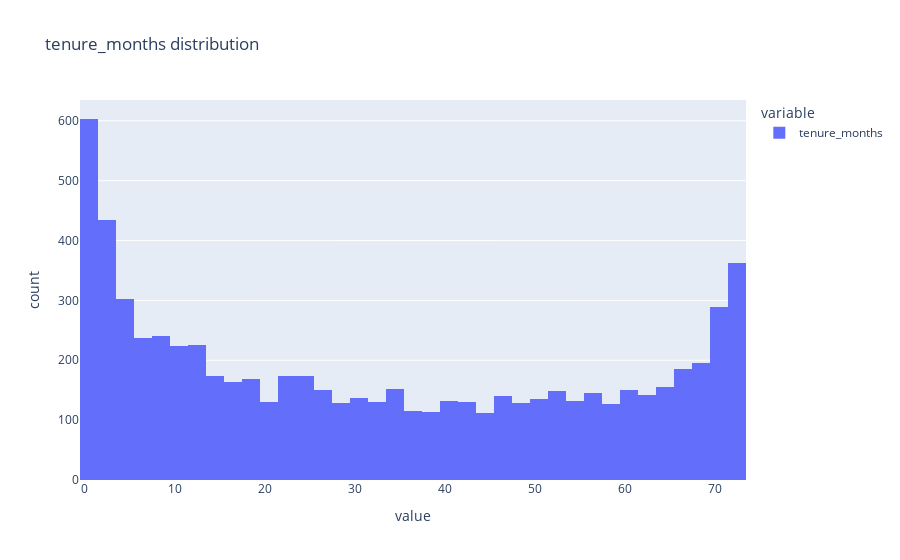
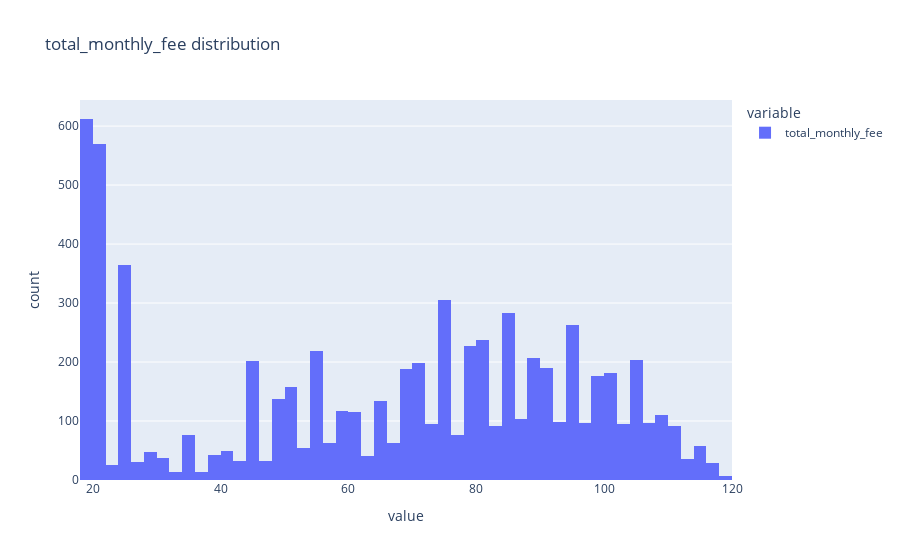
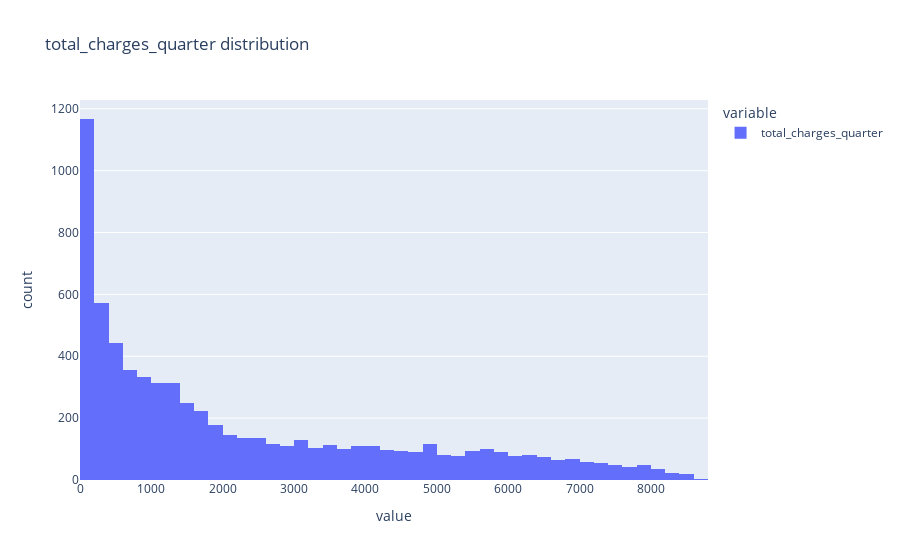

The code cell stored with these charts, in order, in its notebook:
### Code cell
# Create a histogram using Plotly Express
fig = px.histogram(df['tenure_months'], title='tenure_months distribution')

# Show the plot
fig.show()

# Create a histogram using Plotly Express
fig = px.histogram(df['total_monthly_fee'], title='total_monthly_fee distribution')

# Show the plot
fig.show()

# Create a histogram using Plotly Express
fig = px.histogram(df['total_charges_quarter'], title='total_charges_quarter distribution')

# Show the plot
fig.show()

### Figure 1 — Plotly figure (JSON) as saved in the notebook; plotly's stock layout.template omitted (floating-point values rounded to 4 significant figures; data arrays with more than 128 entries replaced by an {"elided": "..."} marker saying what was removed)
{"data": [{"alignmentgroup": "True", "bingroup": "x", "hovertemplate": "variable=tenure_months<br>value=%{x}<br>count=%{y}<extra></extra>", "legendgroup": "tenure_months", "marker": {"color": "#636efa", "pattern": {"shape": ""}}, "name": "tenure_months", "offsetgroup": "tenure_months", "orientation": "v", "showlegend": true, "type": "histogram", "x": {"elided": "6991 int values"}, "xaxis": "x", "yaxis": "y"}], "layout": {"barmode": "relative", "legend": {"title": {"text": "variable"}, "tracegroupgap": 0}, "title": {"text": "tenure_months distribution"}, "xaxis": {"anchor": "y", "domain": [0, 1], "title": {"text": "value"}}, "yaxis": {"anchor": "x", "domain": [0, 1], "title": {"text": "count"}}}}

### Figure 2 — Plotly figure (JSON) as saved in the notebook; plotly's stock layout.template omitted (floating-point values rounded to 4 significant figures; data arrays with more than 128 entries replaced by an {"elided": "..."} marker saying what was removed)
{"data": [{"alignmentgroup": "True", "bingroup": "x", "hovertemplate": "variable=total_monthly_fee<br>value=%{x}<br>count=%{y}<extra></extra>", "legendgroup": "total_monthly_fee", "marker": {"color": "#636efa", "pattern": {"shape": ""}}, "name": "total_monthly_fee", "offsetgroup": "total_monthly_fee", "orientation": "v", "showlegend": true, "type": "histogram", "x": {"elided": "6991 float values"}, "xaxis": "x", "yaxis": "y"}], "layout": {"barmode": "relative", "legend": {"title": {"text": "variable"}, "tracegroupgap": 0}, "title": {"text": "total_monthly_fee distribution"}, "xaxis": {"anchor": "y", "domain": [0, 1], "title": {"text": "value"}}, "yaxis": {"anchor": "x", "domain": [0, 1], "title": {"text": "count"}}}}

### Figure 3 — Plotly figure (JSON) as saved in the notebook; plotly's stock layout.template omitted (floating-point values rounded to 4 significant figures; data arrays with more than 128 entries replaced by an {"elided": "..."} marker saying what was removed)
{"data": [{"alignmentgroup": "True", "bingroup": "x", "hovertemplate": "variable=total_charges_quarter<br>value=%{x}<br>count=%{y}<extra></extra>", "legendgroup": "total_charges_quarter", "marker": {"color": "#636efa", "pattern": {"shape": ""}}, "name": "total_charges_quarter", "offsetgroup": "total_charges_quarter", "orientation": "v", "showlegend": true, "type": "histogram", "x": {"elided": "6991 float values"}, "xaxis": "x", "yaxis": "y"}], "layout": {"barmode": "relative", "legend": {"title": {"text": "variable"}, "tracegroupgap": 0}, "title": {"text": "total_charges_quarter distribution"}, "xaxis": {"anchor": "y", "domain": [0, 1], "title": {"text": "value"}}, "yaxis": {"anchor": "x", "domain": [0, 1], "title": {"text": "count"}}}}
